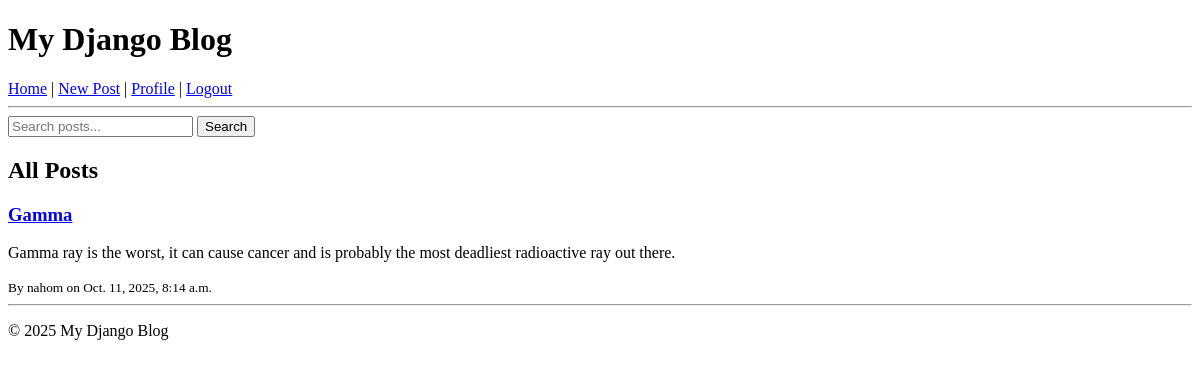
Before: / (signed in) with the older database file.
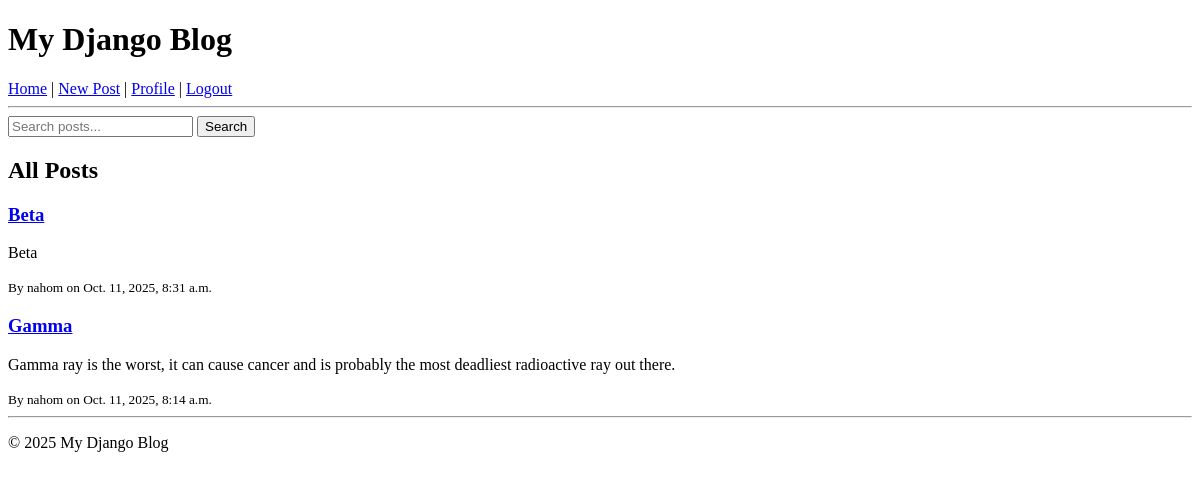
After: the same page with the newer database file.
### blog/models.py (models this page shows, shortened)
class Post(models.Model):
    title = models.CharField(max_length=200)
    content = models.TextField()
    tags = TaggableManager()
    published_date = models.DateTimeField(auto_now_add=True)
    author = models.ForeignKey(User, on_delete=models.CASCADE)

### blog/views.py (the view)
# urls.py: path('', PostListView.as_view(), name='post-list'),
class PostListView(ListView):
    model = Post
    template_name = 'blog/post_list.html'
    context_object_name = 'posts'
    ordering = ['-published_date']

### blog/templates/blog/post_list.html
{% extends 'blog/base.html' %}
{% block content %}
<h2>All Posts</h2>
{% for post in posts %}
    <div>
        <h3><a href="{% url 'post-detail' post.pk %}">{{ post.title }}</a></h3>
        <p>{{ post.content|truncatewords:20 }}</p>
        <small>By {{ post.author }} on {{ post.published_date }}</small>
    </div>
{% endfor %}
{% endblock %}

Changed rows visible on the page:
added Post: title "Beta", content "Beta", author "nahom", published_date "Oct. 11, 2025, 8:31 a.m."
